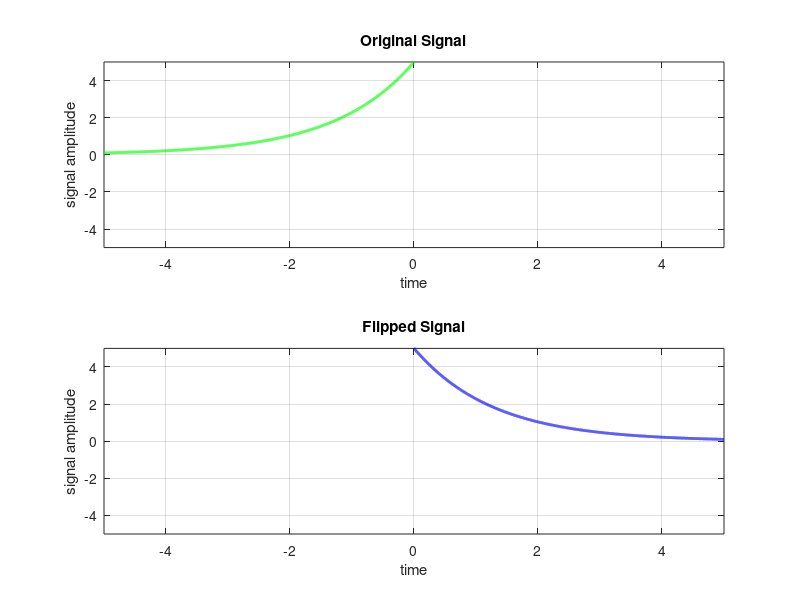

Reproduce this figure in MATLAB.
n=-5:1/2000:5;

y= 5 * exp(1 * n * (pi/4) );

subplot(2,1,1); 
plot(n,y, 'g', 'linewidth',2); 
axis([-5 5 -5 5]); 
xlabel('time'); 
ylabel('signal amplitude'); 
title('Original Signal'); 
grid;

subplot(2,1,2); 
plot(-n,y, 'b', 'linewidth',2); 
axis([-5 5 -5 5]); 
xlabel('time'); 
ylabel('signal amplitude'); 
title('Flipped Signal'); 
grid; 